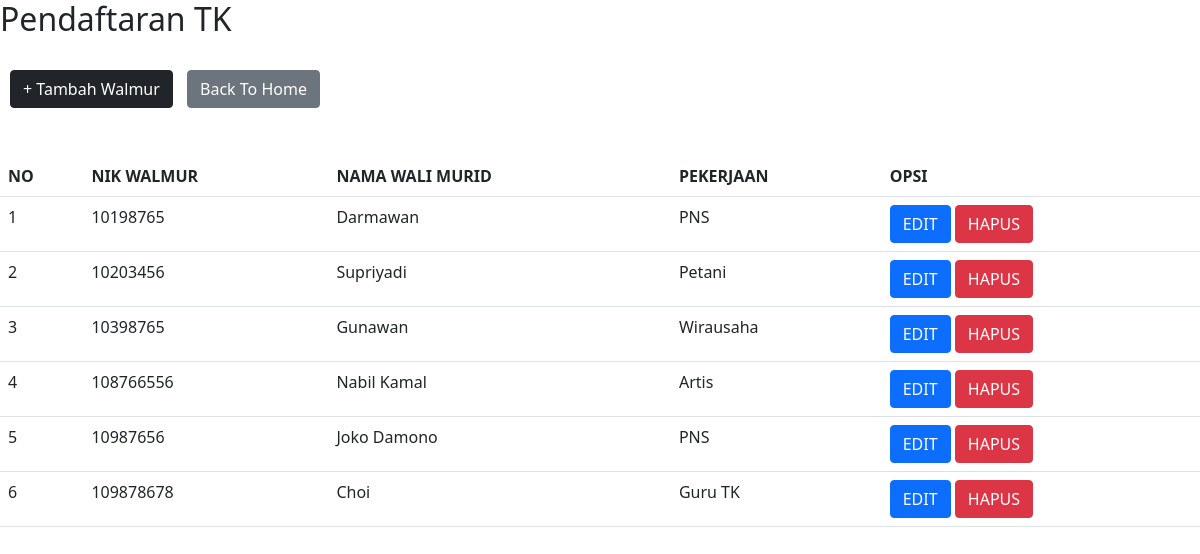
The page /pbd_project/walmur/index_walmur.php (signed in) on the database its author committed.
### tables this page shows
CREATE TABLE `walimurid` (
  `nik_walmur` char(16) NOT NULL,
  `nama_walmur` varchar(50) NOT NULL,
  `pekerjaan_Walmur` varchar(30) NOT NULL,
  `status` tinyint(1) NOT NULL
);

### pbd_project/walmur/index_walmur.php (the view, shortened to what this page needs)
<!DOCTYPE html>
<html>
<head>
    <link href="https://cdn.jsdelivr.net/npm/bootstrap@5.0.0-beta1/dist/css/bootstrap.min.css" rel="stylesheet">
    <link rel="stylesheet" type="text/css" href="/css/bootstrap.css">
</head>
<body>
	<h2>Pendaftaran TK</h2>
	<br/>
	<a href="tambah_walmur.php" class="btn btn-dark" style="margin-left: 10px">+ Tambah Walmur </a>
	<a href="../login/home.php" class="btn btn-secondary" style="margin-left: 10px">Back To Home</a>
	<br/>
	<br/>
		<br>
	<table class="table table-hover">
		<tr>
			<th>NO</th>
			<th>NIK WALMUR</th>
			<th>NAMA WALI MURID</th>
			<th>PEKERJAAN</th>
			<th>OPSI</th>
		</tr>
		<?php
		$no = 1;
		include 'koneksi.php';
		$data = mysqli_query($koneksi,"select * from walimurid");
		while ($d = mysqli_fetch_array($data)) {
			if ($d['status'] == 0) {
		?>
		<tr>
			<td><?php echo $no++ ?></td>
			<td><?php echo $d['nik_walmur']; ?></td>
			<td><?php echo $d['nama_walmur']; ?></td>
			<td><?php echo $d['pekerjaan_Walmur']; ?></td>
			<td>
				<a href="edit_walmur.php?nik_walmur=<?php echo $d['nik_walmur']; ?>" class="btn btn-primary">EDIT</a>
					<a href="hide_walmur.php?nik_walmur=<?php echo $d['nik_walmur']; ?>" onclick="return confirm('apakah anda yakin untuk menyembunyikan?')" class="btn btn-danger">HAPUS</a>
			</td>
		</tr>
		<?php
		}
		}
		?>
	</table>
</body>
</html>

### rows shown on the page
walimurid: nik_walmur "10198765", nama_walmur "Darmawan", pekerjaan_Walmur "PNS"
walimurid: nik_walmur "10203456", nama_walmur "Supriyadi", pekerjaan_Walmur "Petani"
walimurid: nik_walmur "10398765", nama_walmur "Gunawan", pekerjaan_Walmur "Wirausaha"
walimurid: nik_walmur "108766556", nama_walmur "Nabil Kamal", pekerjaan_Walmur "Artis"
walimurid: nik_walmur "10987656", nama_walmur "Joko Damono", pekerjaan_Walmur "PNS"
walimurid: nik_walmur "109878678", nama_walmur "Choi", pekerjaan_Walmur "Guru TK"
